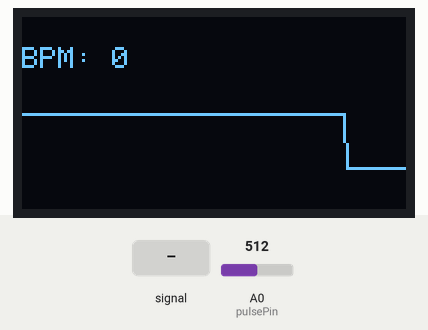
Recording of a sketch running on a simulated Arduino Uno, built with avr-gcc and run on an emulated ATmega328P. Shown: 128×64 one-colour display. The inputs (shaded band) are chosen by the test bench; at power-on: A0 (pulsePin) = 512. What the sketch prints to the serial monitor is not drawn.

Above: at 1.29 s.
1.3 s: A0 (pulsePin) fed a 1000 Hz sine of ±255 counts around its level
At 2.83 s:
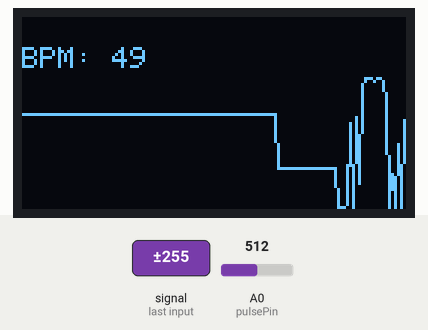
2.9 s: A0 (pulsePin) set to 900
At 2.97 s:
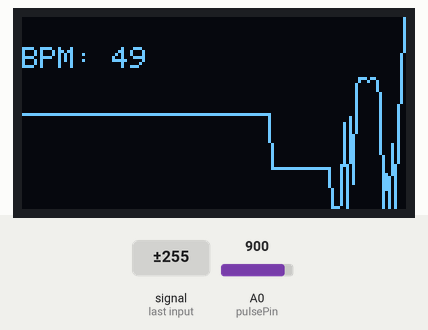
4.4 s: A0 (pulsePin) set to 716
At 4.46 s:
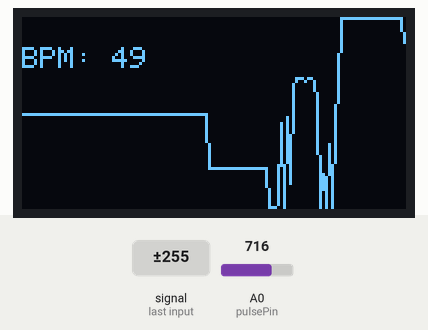
5.9 s: A0 (pulsePin) fed a 2 Hz sine of ±306 counts around its level
At 6.02 s:
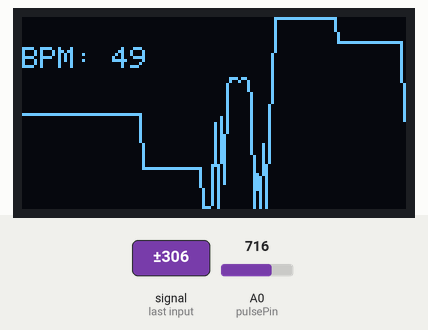
7.5 s: A0 (pulsePin) fed a 200 Hz sine of ±81 counts around its level
At 7.6 s:
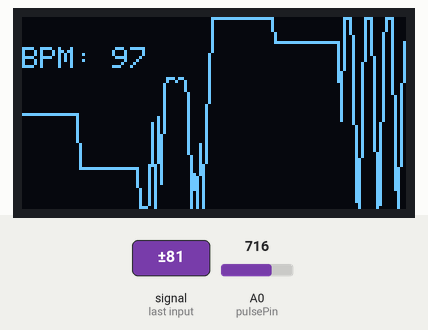
9.0 s: A0 (pulsePin) set to 550
At 9.12 s:
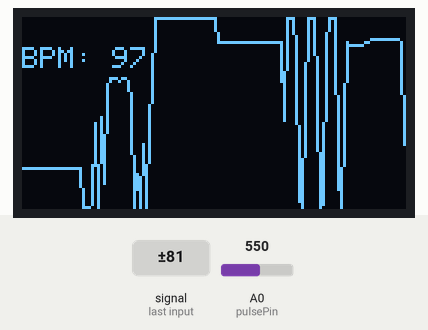

The sketch:

pulse_sensor.ino
```cpp
#include <Wire.h>
#include <Adafruit_GFX.h>
#include <Adafruit_SSD1306.h>

#define SCREEN_WIDTH 128
#define SCREEN_HEIGHT 64

Adafruit_SSD1306 display(SCREEN_WIDTH, SCREEN_HEIGHT, &Wire, -1);

// =========================
// Pulse Sensor
// =========================
int pulsePin = A0;
int signal = 0;

// =========================
// BPM Variables
// =========================
int threshold = 560;   // Adjust if needed
unsigned long lastBeatTime = 0;

int BPM = 0;
int avgBPM = 0;

bool beatDetected = false;

// =========================
// BPM Averaging
// =========================
#define RATE_SIZE 10

int rates[RATE_SIZE];
int rateSpot = 0;

// =========================
// OLED Graph Buffer
// =========================
int graph[128];

void setup() {

  Serial.begin(9600);

  // OLED initialization
  if (!display.begin(SSD1306_SWITCHCAPVCC, 0x3C)) {
    Serial.println("OLED failed");
    while (1);
  }

  display.clearDisplay();
  display.setTextColor(WHITE);

  // Initialize graph
  for (int i = 0; i < 128; i++) {
    graph[i] = 32;
  }

  // Initialize BPM array
  for (int i = 0; i < RATE_SIZE; i++) {
    rates[i] = 0;
  }
}

void loop() {

  // =========================
  // Smooth Sensor Reading
  // =========================
  long sum = 0;

  for (int i = 0; i < 5; i++) {
    sum += analogRead(pulsePin);
    delay(2);
  }

  signal = sum / 5;

  // =========================
  // Heartbeat Detection
  // =========================
  if (signal > threshold && !beatDetected) {

    beatDetected = true;

    // Ignore fake fast beats
    if (millis() - lastBeatTime > 450) {

      unsigned long delta = millis() - lastBeatTime;
      lastBeatTime = millis();

      BPM = 60000 / delta;

      // Accept only realistic BPM range
      if (BPM > 45 && BPM < 130) {

        rates[rateSpot++] = BPM;
        rateSpot %= RATE_SIZE;

        // Calculate average BPM
        int total = 0;
        int count = 0;

        for (int i = 0; i < RATE_SIZE; i++) {

          if (rates[i] > 0) {
            total += rates[i];
            count++;
          }
        }

        if (count > 0) {
          avgBPM = total / count;
        }
      }
    }
  }

  // Reset beat detection
  if (signal < threshold - 20) {
    beatDetected = false;
  }

  // =========================
  // Send Data to Software
  // =========================
  if (avgBPM > 0) {
    Serial.print("BPM:");
    Serial.println(avgBPM);
  }

  // =========================
  // Update Graph
  // =========================

  // Shift graph left
  for (int i = 0; i < 127; i++) {
    graph[i] = graph[i + 1];
  }

  // Convert signal to OLED height
  int y = map(signal, 450, 750, 63, 0);

  y = constrain(y, 0, 63);

  graph[127] = y;

  // =========================
  // OLED Display
  // =========================
  display.clearDisplay();

  // Draw waveform
  for (int x = 0; x < 127; x++) {
    display.drawLine(x, graph[x], x + 1, graph[x + 1], WHITE);
  }

  // Display BPM
  display.setTextSize(1);

  display.setCursor(0, 0);
  // display.print("BPM: ");
  // display.print(BPM);

  display.setCursor(0, 10);
  display.print("BPM: ");
  display.print(avgBPM);

  display.display();

  delay(20);
}
```
